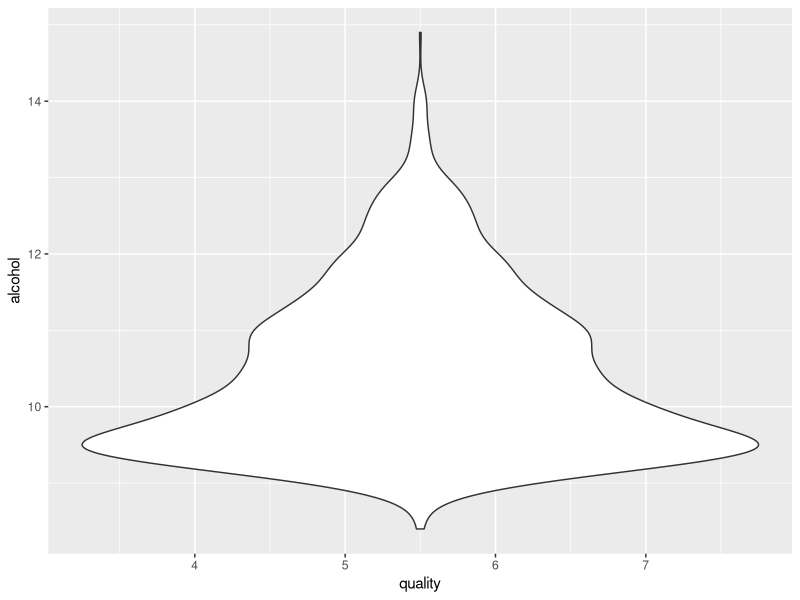

Write the R code that produced this figure.
## ---- chunk 1
wine <- read.csv("winequality-red-ddl.csv")
library(ggplot2)
library(dplyr)
## ---- chunk 2
ggplot(wine, aes(x=quality, y=alcohol)) + geom_violin()
